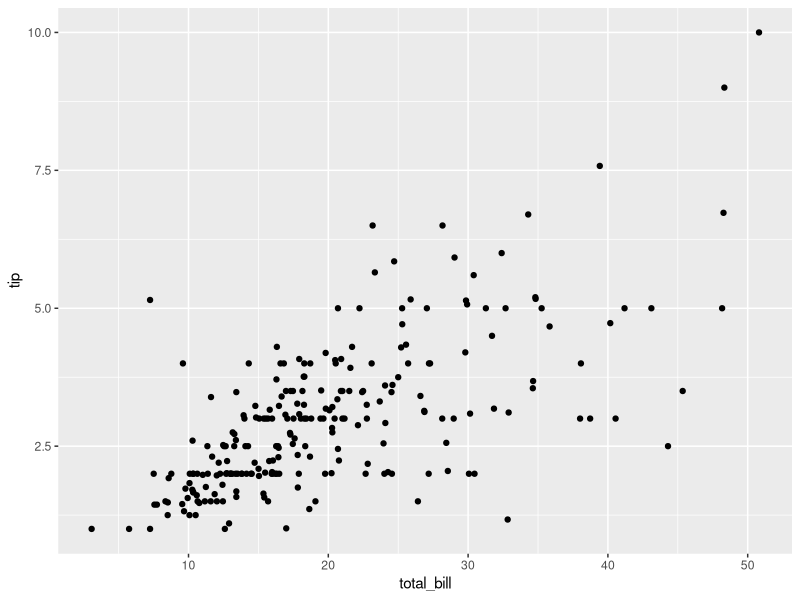
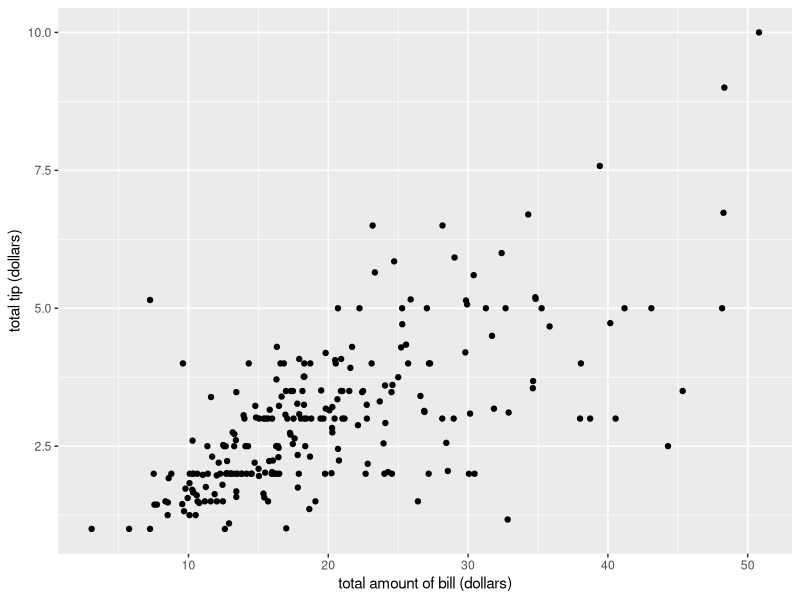
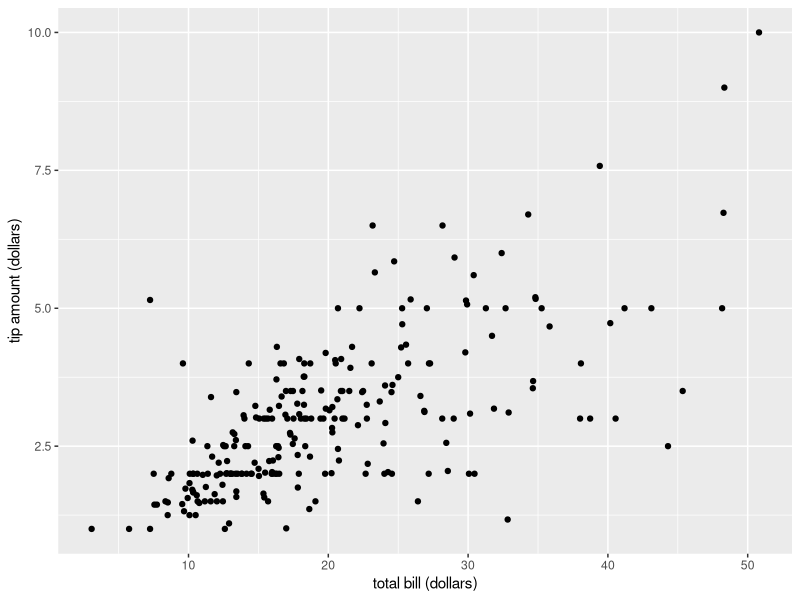
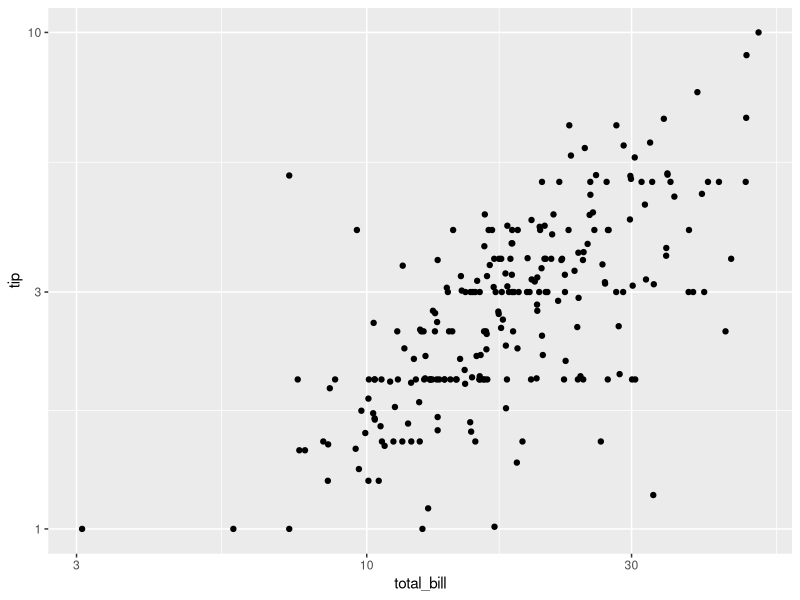
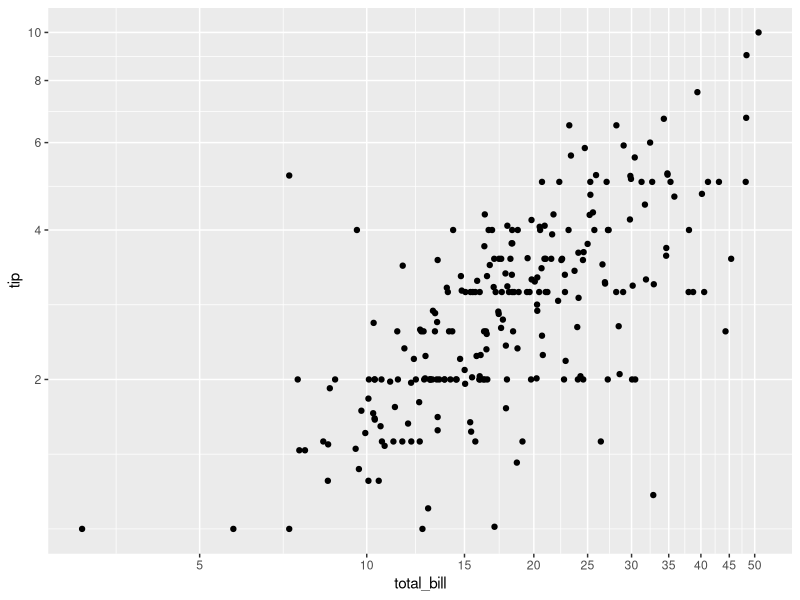
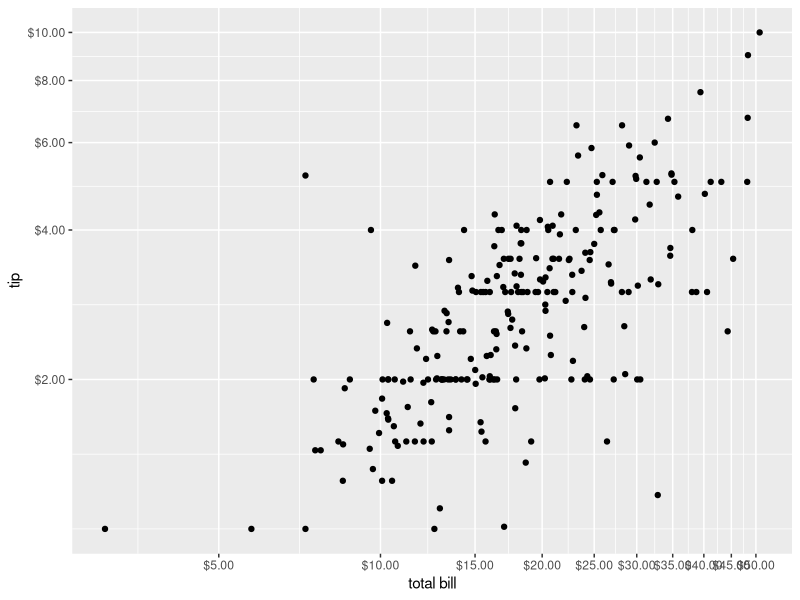
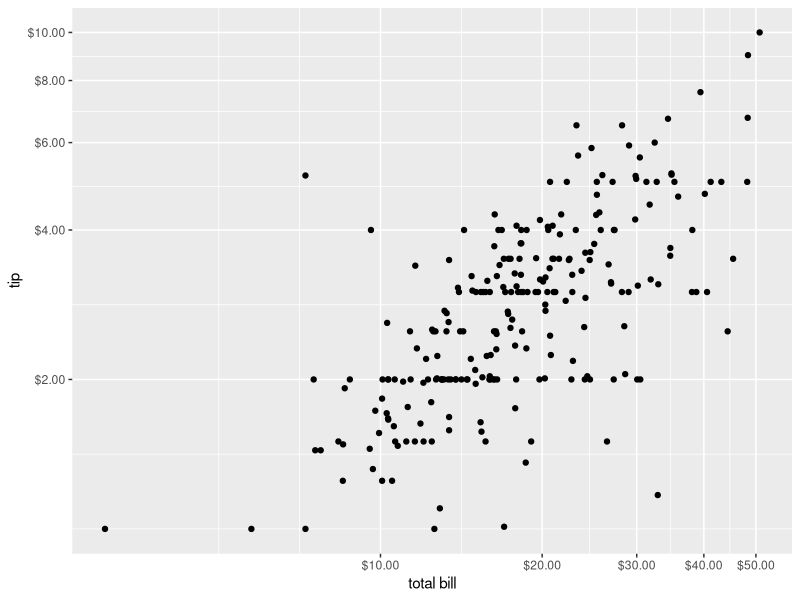
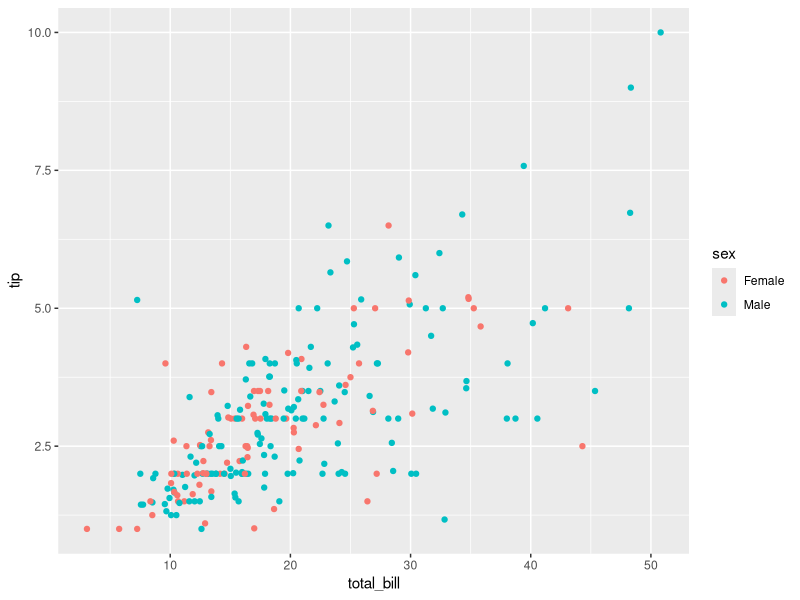

Write the R code that produced these figures, in order.
## ---- chunk 1
library(tidyverse)
library(reshape2)
#?tips
my.tips <- tips
head(my.tips)
summary(my.tips)

## ---- chunk 2
(tips.scatter1 <- ggplot(my.tips, aes(total_bill, tip)) + geom_point())

tips.scatter1 + xlab("total amount of bill (dollars)") + ylab("total tip (dollars)")

tips.scatter1 + scale_x_continuous(name = "total bill (dollars)") + scale_y_continuous("tip amount (dollars)")

## ---- chunk 3
library(scales)

tips.scatter1 + scale_x_log10() + scale_y_log10()
tips.scatter1 + scale_x_log10(breaks = seq(0, 50, 5)) + scale_y_log10(breaks = seq(0, 10, 2))
tips.scatter1 + 
  scale_x_log10(breaks = seq(0, 50, 5), labels = dollar, name = "total bill") + 
  scale_y_log10(breaks = seq(0, 10, 2), labels = dollar)

tips.scatter1 + scale_x_log10(breaks = seq(0, 50, 10), labels = dollar, name = "total bill") + 
  scale_y_log10(breaks = seq(0, 10, 2), labels = dollar)

## ---- chunk 4
(tips.scatter2 <- ggplot(my.tips, aes(total_bill, tip)) + geom_point(aes(color = sex)))
log.dollar.x <- scale_x_log10(breaks = seq(0, 50, 10), labels = dollar, name = "total bill")
log.dollar.y <- scale_y_log10(breaks = seq(0, 10, 2), labels = dollar)

tips.scatter2 + log.dollar.x + log.dollar.y + scale_color_brewer(palette = "Set1")
tips.scatter2 + log.dollar.x + log.dollar.y + scale_color_manual(values = c("hotpink", "skyblue2"))

tips.scatter2 + log.dollar.x + log.dollar.y + scale_color_manual(values = c("hotpink", "skyblue2")) +
  geom_smooth(method = "lm", aes(color = sex))

tips.scatter2 + log.dollar.x + log.dollar.y + scale_color_manual(values = c("hotpink", "skyblue2")) +
  geom_smooth(method = "loess", aes(color = sex))

tips.scatter2 + log.dollar.x + log.dollar.y + scale_color_manual(values = c("hotpink", "skyblue2")) +
  geom_smooth(method = "lm", aes(color = sex)) + theme_minimal()

tips.scatter2 + log.dollar.x + log.dollar.y + 
  scale_color_manual(values = c("hotpink", "skyblue2")) +
  geom_smooth(method = "lm", aes(color = sex)) + theme_minimal()

ggplot(my.tips, aes(total_bill, tip)) + geom_text(aes(color = sex, label = day)) + theme_minimal() + log.dollar.x + log.dollar.y

## ---- chunk 5
tips.scatter2 + log.dollar.x + log.dollar.y + 
  scale_color_manual(values = c("hotpink", "skyblue2"), name = "Gender") +
  geom_smooth(method = "lm", aes(color = sex)) + theme_minimal()

tips.scatter2 + log.dollar.x + log.dollar.y + 
  scale_color_manual(values = c("hotpink", "skyblue2"), name = "Gender") +
  geom_smooth(method = "lm", aes(color = sex)) + theme_minimal() +
  theme(legend.position = "left")

tips.scatter2 + log.dollar.x + log.dollar.y + 
  scale_color_manual(values = c("hotpink", "skyblue2"), name = "Gender") +
  geom_smooth(method = "lm", aes(color = sex)) + theme_minimal() +
  theme(legend.position = "none")

tips.scatter2 + log.dollar.x + log.dollar.y + 
  scale_color_manual(values = c("hotpink", "skyblue2"), 
                     name = "Gender", 
                     labels = c("Male", "Female")) + # NOT A GOOD IDEA! 
                                                     # mismatch between labels and data
  geom_smooth(method = "lm", aes(color = sex)) + theme_minimal()

my.tips$sex <- factor(my.tips$sex, levels = c("Male", "Female"))
# NEED TO RERUN ggplot() CALL
(tips.scatter2 <- ggplot(my.tips, aes(total_bill, tip)) + geom_point(aes(color = sex)))

tips.scatter2 + log.dollar.x + log.dollar.y + 
  scale_color_manual(values = c("skyblue2", "hotpink"), name = "Gender") +
  geom_smooth(method = "lm", aes(color = sex)) + theme_minimal()

## ---- chunk 6
(updated.plot <- ggplot(my.tips, aes(total_bill, tip)) + geom_point(aes(color = sex)) + 
  log.dollar.x + log.dollar.y + 
  scale_color_manual(values = c("skyblue2", "hotpink"), name = "Gender") +
  geom_smooth(method = "lm", aes(color = sex)) + theme_minimal())

updated.plot + facet_wrap(~ day)
updated.plot + facet_grid(. ~ day)

updated.plot + facet_grid(day ~ .)

my.tips$day <- factor(my.tips$day, levels = c("Thur", "Fri", "Sat", "Sun"))

(updated.plot <- ggplot(my.tips, aes(total_bill, tip)) + geom_point(aes(color = sex)) + 
  log.dollar.x + log.dollar.y + 
  scale_color_manual(values = c("skyblue2", "hotpink"), name = "Gender") +
  geom_smooth(method = "lm", aes(color = sex)) + theme_minimal())

updated.plot + facet_grid(day ~ .)

## ---- chunk 7
(size.plot <- ggplot(my.tips, aes(total_bill, tip)) + geom_point(aes(color = sex, size = size)) + 
  log.dollar.x + log.dollar.y + 
  scale_color_manual(values = c("skyblue2", "hotpink"), name = "Gender") +
  theme_minimal())

size.plot + facet_wrap(~ day)

size.plot + facet_wrap(~ day) + geom_smooth(method = "lm", se = FALSE, color = "black", linetype = 2) + scale_size_continuous(name = "party size", labels = c("one", "two", "three", "four", "five", "six"))

